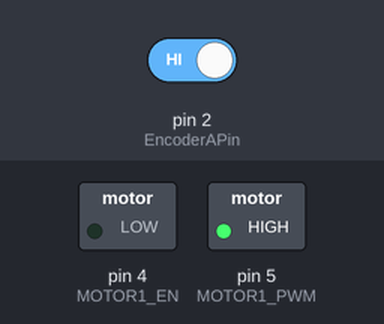
The sketch below on a simulated Arduino Uno, built with avr-gcc and run on an emulated ATmega328P. Shown: switched loads named in the sketch (green lamp = pin HIGH). The inputs (shaded band) are chosen by the test bench; at power-on: pin 2 (EncoderAPin) HIGH. What the sketch prints to the serial monitor is not drawn.

Above: at 0.1 s.
Timing chart, 0 to 1.6 s (numbered marks = the images above):
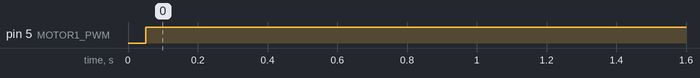

The sketch:

position_control.ino
```cpp
#include <MsTimer2.h>

//////// Motor Drive ///////////
#define MOTOR1_EN 4 //방향
#define MOTOR1_PWM 5 //속도
int motor1_pwm = 0;
int f_speed = 0;

///////// Encoder Pin //////////
const int EncoderAPin = 2;
const int EncoderBPin = 3;

volatile int counter = 0;

volatile int encoderB;

///////// Interrupt time ///////
unsigned long time_current;
unsigned long time_old;
unsigned long time_different;

////////  Encoder PID /////////
signed long encoder1count = 0;
signed long encoder1_error = 0;
signed long encoder1_error_d = 0;
signed long encoder1_target = 0;
signed long encoder1_error_old = 0;
signed long encoder1_error_sum = 0;

// PID 게인 값은 조정 필요함
float Kp_motor = 1.3;
float Ki_motor = 0.1;
float Kd_motor = 2.0;

void motor1_control(int motor1_pwm)
{
  if (motor1_pwm > 0) //정회전(ccw)
  {
    digitalWrite(MOTOR1_EN, LOW);
    analogWrite(MOTOR1_PWM, motor1_pwm);
  }
  else if (motor1_pwm < 0) //역회전(cw)
  {
    digitalWrite(MOTOR1_EN, HIGH);
    analogWrite(MOTOR1_PWM, motor1_pwm);
  }
  else //정지
  {
    digitalWrite(MOTOR1_EN, LOW);
    digitalWrite(MOTOR1_PWM, 0);
  }
}

void motor1_PID_control(void)
{
  encoder1_error = encoder1_target - counter;
  encoder1_error_sum += encoder1_error;
  encoder1_error_d = encoder1_error - encoder1_error_old;
  encoder1_error_sum = (encoder1_error_sum >=  100) ?  100 : encoder1_error_sum;
  encoder1_error_sum = (encoder1_error_sum <= -100) ? -100 : encoder1_error_sum;

  motor1_pwm = Kp_motor * encoder1_error + Kd_motor * encoder1_error_d + Ki_motor * encoder1_error_sum;
  motor1_pwm = (motor1_pwm >=  255) ?  255 : motor1_pwm;
  motor1_pwm = (motor1_pwm <= -255) ? -255 : motor1_pwm;

  if (fabs(encoder1_error) <= 2)
  {
    encoder1_error_sum = 0;
  }
  else
  {
    motor1_control(motor1_pwm);
  }
  encoder1_error_old = encoder1_error;
}

void Encoder()
{
  encoderB = digitalRead(EncoderBPin);

  if (encoderB == LOW) // 정회전
  {
    counter++;
  }
  else // 역회전
  {
    counter--;
  }
}

void control_callback()
{
  time_current = millis();
  time_different = time_current - time_old;

  if ((counter < encoder1_target)&&(counter > -encoder1_target))
  {
    motor1_PID_control();
  }
  else
  {
    motor1_control(0);
  }
  time_old = time_current;
}

void setup()
{
  Serial.begin(115200);

  pinMode(EncoderAPin, INPUT_PULLUP);
  pinMode(EncoderBPin, INPUT_PULLUP);

  pinMode(MOTOR1_EN, OUTPUT);

  attachInterrupt(digitalPinToInterrupt(EncoderAPin), Encoder, RISING);

  MsTimer2::set(50, control_callback); // 50ms(20hz)마다 호출
  MsTimer2::start();
}

void loop()
{
  encoder1_target = 410; // target encoder 값으로 조정 필요
  Serial.print("A: 1");
  Serial.print("   B: ");
  Serial.print(encoderB);
  Serial.print("   Counter: ");
  Serial.print(counter);
  Serial.println();
  Serial.print("time_different: ");
  Serial.print(time_different);
  Serial.println();
  Serial.print("motor1_pwm: ");
  Serial.println(motor1_pwm);
  Serial.print("Encoder error: ");
  Serial.println(encoder1_error);
  Serial.print("Encoder error_d: ");
  Serial.println(encoder1_error_d);
}
```

Measured:
- by itself, pin 5 (MOTOR1_PWM): LOW → HIGH at 0.05 s
